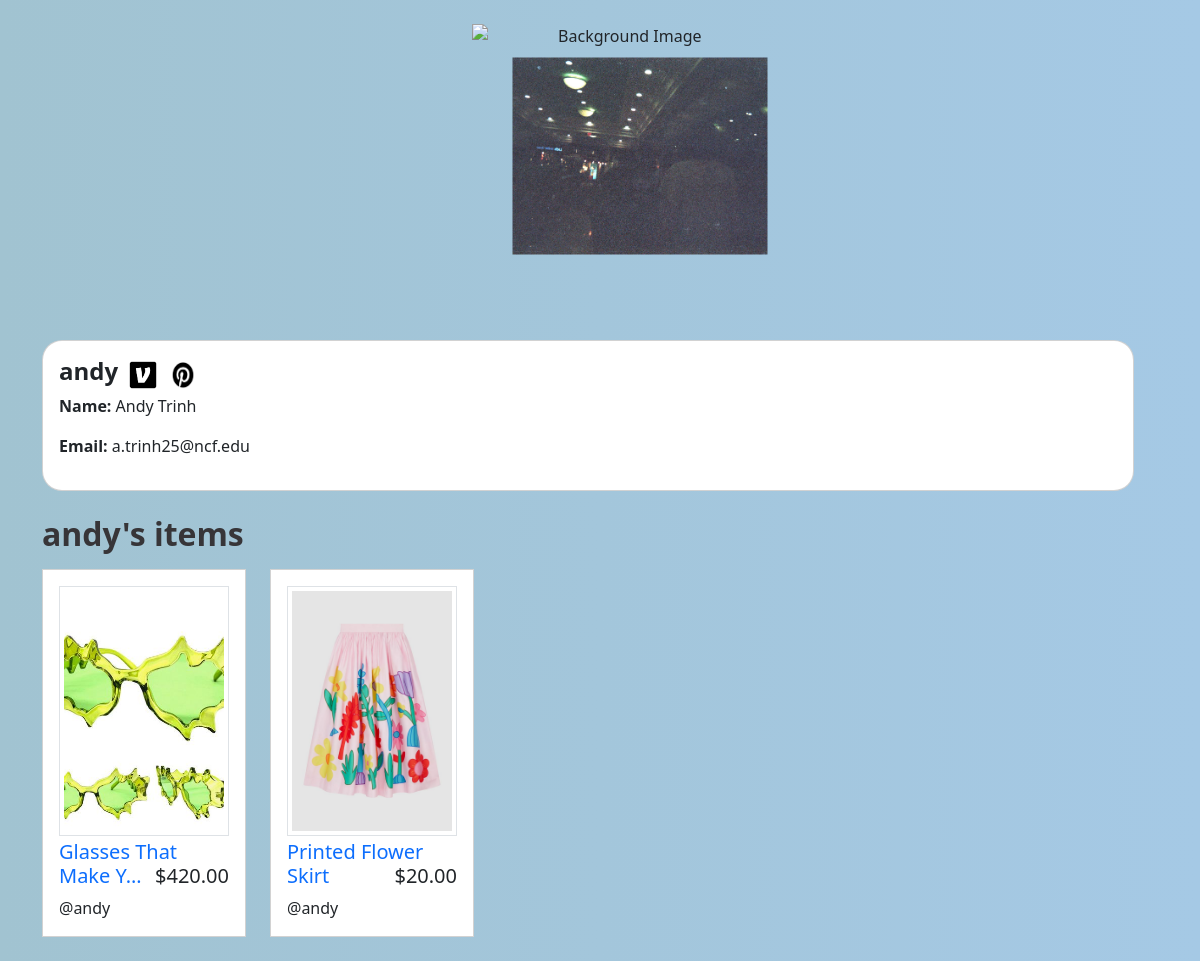
The app's page /users/1/profile/ with its own data.
### shopping/models.py (models this page shows, shortened)
class Profile(models.Model):
    user = models.OneToOneField(User, null=True, on_delete=models.CASCADE)
    first_name = models.CharField(max_length=50, null=True, blank=True)
    last_name = models.CharField(max_length=50, null=True, blank=True)
    bio = models.TextField(max_length=50, null=True, blank=True)
    profile_pic = models.ImageField(null=True, blank=True, upload_to='images/userprofiles/')
    pinterest_url = models.CharField(max_length=255, null=True, blank=True)
    venmo_url = models.CharField(max_length=255, null=True, blank=True)

class Item(models.Model):
    image = models.ImageField(max_length=100, upload_to='itemimages/', null=False) #limits file names
    name = models.CharField(max_length=50)
    price = models.DecimalField(max_digits=9, decimal_places=2) #allows listings up to a million dollars...
    description = models.CharField(max_length=250, null=True)
    date_posted = models.DateTimeField(default=timezone.now)
    user = models.ForeignKey(User, null=True, on_delete=models.CASCADE) #foreignkey because a user can have multiple items

### users/views.py (the view, shortened to what this page needs)
# urls.py: path('<int:pk>/profile/', ShowProfilePageView.as_view(), name='show_profile_page'),
class ShowProfilePageView(DetailView): #LAINEY MADE THIS ONE
    model = Profile
    template_name = 'registration/user_profile.html'
    def dispatch(self, request, *args, **kwargs):
        if request.method == 'GET':
            try:
                self.object = self.get_object()
            except Http404:
                return self.handle_profile_not_found(request, *args, **kwargs)
            else:
                return super().dispatch(request, *args, **kwargs)
        else:
            return HttpResponseNotAllowed(['GET'])
    def get_context_data(self, *args, **kwargs):
        context = super().get_context_data(*args, **kwargs)
        user_items = Item.objects.filter(user=self.object.pk).order_by('-date_posted')
        context["pageuser"] = self.object
        context['items'] = user_items
        return context

### users/templates/registration/user_profile.html (shortened to what this page needs)
{% extends 'base.html' %}
{%load static%}
{% load l10n %}
{% block content %}
    <div class="row">
        <div class="col-md-4 center-column">
                <div class="image-container">
                    {% if pageuser.user.profile.profile_pic %}
                        <img src="{{ pageuser.user.profile.profile_pic.url }}" class="profile-image" alt="Profile Picture">
                    {% else %}
                        <img src="{% static 'images/default_user.jpg' %}" class="profile-image" alt="Default Profile Picture">
                    {% endif %}
                  </div>
    </div>
    <div class="row mt-3">
        <div class="col">
            <div class="card" style="border-radius: 20px; overflow: hidden;">
                <div class="card-body">
                    <div class="flex-container">
                        <h4><strong>{{ pageuser.user.username|slice:":15" }}</strong></h4>
                        {% if pageuser.user.profile.venmo_url %}
                            <a href="https://account.venmo.com/u/{{ pageuser.user.profile.venmo_url }}" title="{{ pageuser.user.profile.venmo_url }}" target="_blank"><img src="{% static 'images/venmo.png' %}" alt="Venmo" class="icon-image"></a>
                        {% endif %}
                        {% if pageuser.user.profile.pinterest_url %}
                            <a href="https://www.pinterest.com/{{ pageuser.user.profile.pinterest_url }}/" title="{{ pageuser.user.profile.pinterest_url }}" target="_blank"><img src="{% static 'images/pinterest.png' %}" alt="Pinterest" class="icon-image"></a>
                        {% endif %}
                    </div>
                    <p><strong>Name:</strong> {{ pageuser.user.profile.first_name|default_if_none:"" }} {{ pageuser.user.profile.last_name|default_if_none:"" }}</p>
                    <p><strong>Email:</strong> {{ pageuser.user.email|default:"" }}</p>
                </div>
            </div>
        </div>
    </div>
    <div class="itemcards container-fluid mt-4 mb-4">
        <h2 class="mb-3 fw-semibold" style="color:rgb(55, 53, 56);"> {{pageuser.user.username}}'s items </h2>
        <div class="row row-cols-5 row-cols-md-5 row-cols-sm-3 g-4">
          {% for item in items %}
            <div class="col">
              <div class="itemcard card h-100 rounded-0" style="max-width: 18rem;">
                <div class="card-body" title="View {{ item.name }}">
                  <img src="{{ item.image.url }}" class="itemthumbnail img-thumbnail rounded-0 w-80" alt="Image of {{item.name}}">
                  <h5 class="card-title mt-1">
                    <a class="stretched-link" href="{% url 'item' item.id %}" style="text-decoration: none;"> {{ item.name|truncatechars:20 }} </a>
                    {% if item.price > 9999 %}
                    <span class="" style="float:right; font-size: smaller;"> ${{ item.price|localize }}</span>
                    {% else %}
                    <span class="" style="float:right;"> ${{ item.price|localize }}</span>
                    {% endif %}
                  </h5>
                  <p class="card-text"> @{{ item.user }} </p>
                </div>
              </div>
            </div>
          {% endfor %}
        </div>
      </div>
{% endblock %}

### shopping/static/css/base_colors.css (style rules this page uses)
:root { --bs-primary: #e64398; --bs-secondary: #B39BC8; --bs-success: #A1C3D1; --bs-info: #F0EBF4; --bs-warning: #E64398; }
body { background-color: #abc9f6; }

### shopping/templates/base.html (style rules this page uses)
body { background: linear-gradient(to right, #a1c3d1, #a5c9e5); }

### users/templates/registration/user_profile.html (style rules this page uses)
.image-container { position: relative; width: 300px; height: 300px; overflow: hidden; text-align: center; left: 14%; }
.background-image, .profile-image { position: absolute; top: 50%; left: 50%; transform: translate(-50%, -50%); width: 100%; height: 100%; object-fit: cover; display: inline-block; }
.profile-image { width: 255px; height: 197px; top: 44%; left: 56%; }
.center-column { margin: 0 auto; float: none; text-align: center; }
.icon-image { width: 30px; height: 30px; }
.flex-container { display: flex; align-items: center; justify-content: flex-start; gap: 10px; }
.itemcard { transition: transform 0.3s ease; }
.itemthumbnail { width: 250px; height: 250px; object-fit: cover; }

### records on screen
Profile: user.profile.profile_pic (picture), user.username "andy", user.profile.first_name "Andy", user.profile.last_name "Trinh", user.email "a.trinh25@ncf.edu"
Item: image (picture), name "Glasses That Make Y…", price "420.00", user "andy"
Item: image (picture), name "Printed Flower Skirt", price "20.00", user "andy"
